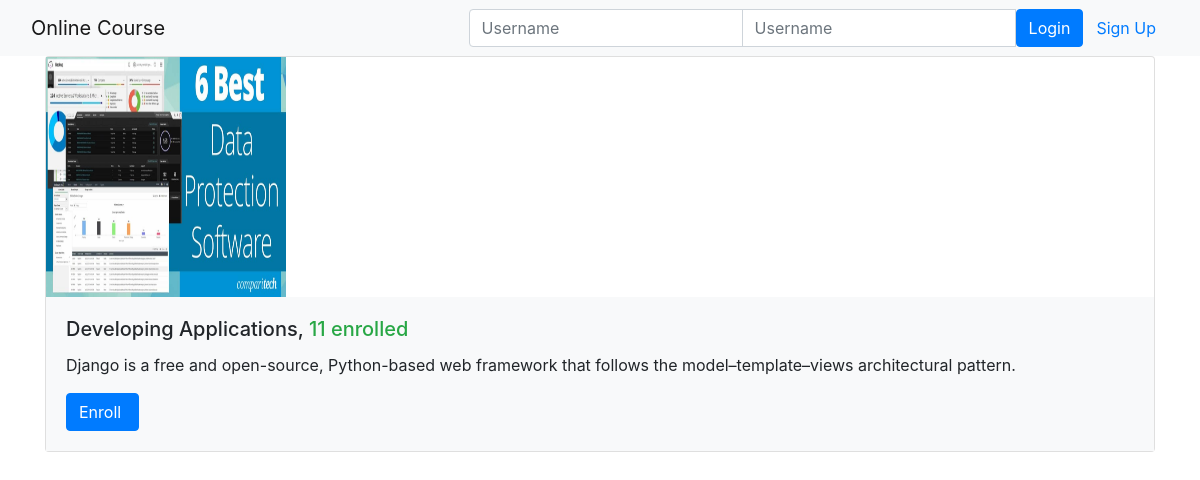
The page /onlinecourse/ on the database its author committed.
### onlinecourse/models.py (models this page shows, shortened)
class Course(models.Model):
    name = models.CharField(null=False, max_length=30, default='online course')
    image = models.ImageField(upload_to='course_images/')
    description = models.CharField(max_length=1000)
    pub_date = models.DateField(null=True)
    instructors = models.ManyToManyField(Instructor)
    users = models.ManyToManyField(settings.AUTH_USER_MODEL, through='Enrollment')
    total_enrollment = models.IntegerField(default=0)
    is_enrolled = False

### onlinecourse/views.py (the view)
class CourseListView(generic.ListView):
    template_name = 'onlinecourse/course_list_bootstrap.html'
    context_object_name = 'course_list'
    def get_queryset(self):
        user = self.request.user
        courses = Course.objects.order_by('-total_enrollment')[:10]
        for course in courses:
            if user.is_authenticated:
                course.is_enrolled = check_if_enrolled(user, course)
        return courses

### onlinecourse/templates/onlinecourse/course_list_bootstrap.html (shortened to what this page needs)
<!DOCTYPE html>
<html lang="en">
<head>
    {% load static %}
    <link rel="stylesheet" href="https://maxcdn.bootstrapcdn.com/bootstrap/4.5.2/css/bootstrap.min.css">
</head>
<body>
    <nav class="navbar navbar-light bg-light">
        <div class="container-fluid">
            <div class="navbar-header">
                  <a class="navbar-brand" href="#">Online Course</a>
            </div>
            <ul class="nav navbar-nav navbar-right">
                {% if user.is_authenticated %}
                <li>
                    <a class="btn btn-link" href="#">{{ user.first_name }}({{ user.username }})</a>
                    <a class="btn btn-link" href="{% url 'onlinecourse:logout' %}">Logout</a>
                </li>
                {% else %}
                <li>
                    <form class="form-inline" action="{% url 'onlinecourse:login' %}" method="post">
                        <div class="input-group">
                            <input type="text" class="form-control" placeholder="Username" name="username" >
                            <input type="password" class="form-control" placeholder="Username" name="psw" >
                            <button class="btn btn-primary" type="submit">Login</button>
                            <a class="btn btn-link" href="{% url 'onlinecourse:registration' %}">Sign Up</a>
                        </div>
                    </form>
                </li>
                {% endif %}
            </ul>
        </div>
    </nav>
    {% if course_list %}
        <div class="container">
            <div class="card-deck">
                {% for course in course_list %}
                         <div class="card" style="width: 36rem;">
                          <img class="card-img-left" src="{{MEDIA_URL}}/{{ course.image }}" width="240px" height="240px"
                               alt="Course image">
                          <div class="card-body bg-light">
                              <h5 class="card-title">{{ course.name }}, <span class="text-success">
                                  {{ course.total_enrollment}} enrolled</span></h5>
                            <p class="card-text">{{ course.description}}</p>
                            <form action="{% url 'onlinecourse:enroll' course.id %}" method="post">
                                  <input class="btn btn-primary"  type="submit"
                                         value="{% if course.is_enrolled %}Enter{% else %}Enroll{% endif %} ">
                            </form>
                          </div>
                        </div>
                {% endfor %}
            </div>
        </div>
    {% else %}
        <p>No courses are available.</p>
    {% endif %}
</body>
</html>

### rows shown on the page
Course: image (picture), name "Developing Applications", total_enrollment "11", description "Django is a free and open-source, Python-based web framework that follows the model–template–views architectural pattern.", is_enrolled "Enroll"
